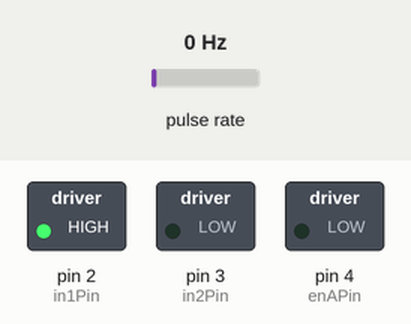
This sketch was run on a simulated Arduino Uno, built for the host (arithmetic inside an expression is 32-bit, double 64-bit). On the bench: switched loads named in the sketch (green lamp = pin HIGH). Wiring (inferred from the names in the program): pulse sensor: data pin 5. Inputs (shaded band) come from the test bench; at power-on: pulse rate 0 Hz. What the sketch prints to the serial monitor is not drawn.

Above: at 0.1 s.
At 6.1 s:
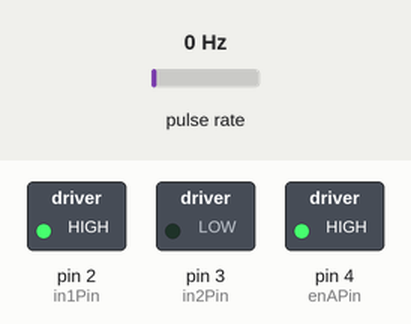
Timing chart, 0 to 17.5 s (numbered marks = the images above):
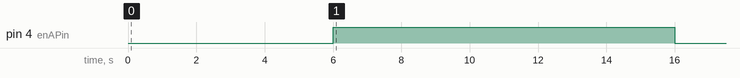

Measured:
- by itself, pin 4 (enAPin): LOW → HIGH at 6.0 s, → LOW 10.0 s later

The sketch:

Curvita_Reaccion.ino.ino
```cpp
// Pines del L298
const int in1Pin = 2;
const int in2Pin = 3;
const int enAPin = 4;

// Encoder
const int encoderPin = 5;
const int pulsesPerRevolution = 20;

// Estructura para almacenar muestras
struct Sample {
  uint32_t delta;  // Tiempo desde inicio (en ms)
  uint8_t pwm;     // PWM aplicado
  uint16_t rpm;    // Velocidad medida
};

const int maxSamples = 7000;
Sample buffer[maxSamples];
int bufferIndex = 0;

volatile unsigned int pulseCount = 0;

// Temporizadores
unsigned long lastSampleTime = 0;
unsigned long lastStepTime = 0;
unsigned long startTime;

const unsigned long sampleInterval = 4;       // Cada 4 ms
const unsigned long stepInterval = 2000;      // Cada 2 s cambia PWM

// PWM
int pwmSteps[] = {0, 51, 102, 153, 204, 255, 204, 153, 102, 51, 0};
int stepIndex = 0;
bool finished = false;

void countPulse() {
  pulseCount++;
}

void setup() {
  Serial.begin(115200);

  pinMode(in1Pin, OUTPUT);
  pinMode(in2Pin, OUTPUT);
  pinMode(enAPin, OUTPUT);
  digitalWrite(in1Pin, HIGH); // Dirección fija
  digitalWrite(in2Pin, LOW);

  analogWriteFreq(1000); // PWM de 1kHz
  analogWrite(enAPin, pwmSteps[stepIndex]); // PWM inicial

  pinMode(encoderPin, INPUT_PULLUP);
  attachInterrupt(digitalPinToInterrupt(encoderPin), countPulse, RISING);

  startTime = millis();
  lastSampleTime = startTime;
  lastStepTime = startTime;
}

void loop() {
  unsigned long currentTime = millis();

  if (!finished) {
    // --- Toma de muestras cada 4 ms ---
    if (currentTime - lastSampleTime >= sampleInterval) {
      noInterrupts();
      unsigned int count = pulseCount;
      pulseCount = 0;
      interrupts();

      float rpm = (count * 60.0) / pulsesPerRevolution;

      if (bufferIndex < maxSamples) {
        Sample s;
        s.delta = currentTime - startTime;
        s.pwm = pwmSteps[stepIndex];
        s.rpm = rpm;
        buffer[bufferIndex++] = s;
      }

      lastSampleTime = currentTime;
    }

    // --- Cambiar PWM cada 2 segundos ---
    if (currentTime - lastStepTime >= stepInterval) {
      stepIndex++;
      if (stepIndex >= sizeof(pwmSteps)/sizeof(pwmSteps[0])) {
        analogWrite(enAPin, 0); // Apaga el motor
        finished = true;
      } else {
        analogWrite(enAPin, pwmSteps[stepIndex]);
        lastStepTime = currentTime;
      }
    }
  } else {
    // --- Enviar CSV ---
    Serial.println("delta;pwm;rpm");
    for (int i = 0; i < bufferIndex; i++) {
      Serial.print(buffer[i].delta);
      Serial.print(";");
      Serial.print(buffer[i].pwm);
      Serial.print(";");
      Serial.println(buffer[i].rpm);
    }
    Serial.println("✅ CSV enviado.");
    while (true); // Detener el programa
  }
}
```
